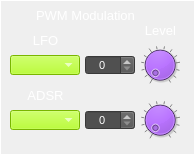
     <widget class="CustomFrame" name="frame_Osc1PwmMod">
      <property name="geometry">
       <rect>
        <x>550</x>
        <y>335</y>
        <width>195</width>
        <height>155</height>
       </rect>
      </property>
      <property name="styleSheet">
       <string notr="true">color: rgb(255, 255, 255);</string>
      </property>
      <property name="frameShape">
       <enum>QFrame::Panel</enum>
      </property>
      <property name="frameShadow">
       <enum>QFrame::Plain</enum>
      </property>
      <property name="midLineWidth">
       <number>1</number>
      </property>
      <widget class="CustomComboBox" name="comboBox_Osc1PwmModLFO">
       <property name="geometry">
        <rect>
         <x>10</x>
         <y>55</y>
         <width>70</width>
         <height>20</height>
        </rect>
       </property>
       <property name="font">
        <font>
         <pointsize>8</pointsize>
        </font>
       </property>
       <property name="focusPolicy">
        <enum>Qt::NoFocus</enum>
       </property>
       <property name="styleSheet">
        <string notr="true">selection-background-color: rgb(255, 0, 0);
border-color: rgb(0, 0, 0);
background-color: rgb(170, 255, 0);
</string>
       </property>
       <property name="currentText">
        <string/>
       </property>
       <property name="currentIndex">
        <number>-1</number>
       </property>
       <property name="maxVisibleItems">
        <number>4</number>
       </property>
      </widget>
      <widget class="CustomComboBox" name="comboBox_Osc1PwmModAdsr">
       <property name="geometry">
        <rect>
         <x>10</x>
         <y>110</y>
         <width>70</width>
         <height>20</height>
        </rect>
       </property>
       <property name="font">
        <font>
         <pointsize>8</pointsize>
        </font>
       </property>
       <property name="focusPolicy">
        <enum>Qt::NoFocus</enum>
       </property>
       <property name="styleSheet">
        <string notr="true">selection-background-color: rgb(255, 0, 0);
border-color: rgb(0, 0, 0);
background-color: rgb(170, 255, 0);
</string>
       </property>
       <property name="currentText">
        <string/>
       </property>
       <property name="currentIndex">
        <number>-1</number>
       </property>
       <property name="maxVisibleItems">
        <number>4</number>
       </property>
      </widget>
      <widget class="QLabel" name="label_49">
       <property name="geometry">
        <rect>
         <x>20</x>
         <y>30</y>
         <width>51</width>
         <height>21</height>
        </rect>
       </property>
       <property name="font">
        <font>
         <pointsize>10</pointsize>
        </font>
       </property>
       <property name="styleSheet">
        <string notr="true">color: rgb(255, 255, 255);</string>
       </property>
       <property name="text">
        <string>LFO</string>
       </property>
       <property name="alignment">
        <set>Qt::AlignCenter</set>
       </property>
      </widget>
      <widget class="QLabel" name="label_50">
       <property name="geometry">
        <rect>
         <x>10</x>
         <y>5</y>
         <width>151</width>
         <height>20</height>
        </rect>
       </property>
       <property name="font">
        <font>
         <pointsize>10</pointsize>
        </font>
       </property>
       <property name="styleSheet">
        <string notr="true">color: rgb(255, 255, 255);</string>
       </property>
       <property name="text">
        <string>PWM Modulation</string>
       </property>
       <property name="alignment">
        <set>Qt::AlignCenter</set>
       </property>
      </widget>
      <widget class="CustomDial" name="dial_Osc1PwmModLFOLevel">
       <property name="geometry">
        <rect>
         <x>140</x>
         <y>45</y>
         <width>40</width>
         <height>40</height>
        </rect>
       </property>
       <property name="focusPolicy">
        <enum>Qt::NoFocus</enum>
       </property>
       <property name="styleSheet">
        <string notr="true">background-color: rgb(170, 85, 255);</string>
       </property>
       <property name="maximum">
        <number>100</number>
       </property>
       <property name="value">
        <number>0</number>
       </property>
       <property name="wrapping">
        <bool>false</bool>
       </property>
       <property name="notchTarget">
        <double>8.000000000000000</double>
       </property>
       <property name="notchesVisible">
        <bool>true</bool>
       </property>
      </widget>
      <widget class="CustomDial" name="dial_Osc1PwmModAdsrLevel">
       <property name="geometry">
        <rect>
         <x>140</x>
         <y>100</y>
         <width>40</width>
         <height>40</height>
        </rect>
       </property>
       <property name="focusPolicy">
        <enum>Qt::NoFocus</enum>
       </property>
       <property name="styleSheet">
        <string notr="true">background-color: rgb(170, 85, 255);</string>
       </property>
       <property name="maximum">
        <number>100</number>
       </property>
       <property name="value">
        <number>0</number>
       </property>
       <property name="wrapping">
        <bool>false</bool>
       </property>
       <property name="notchTarget">
        <double>8.000000000000000</double>
       </property>
       <property name="notchesVisible">
        <bool>true</bool>
       </property>
      </widget>
      <widget class="QLabel" name="label_59">
       <property name="geometry">
        <rect>
         <x>20</x>
         <y>85</y>
         <width>51</width>
         <height>21</height>
        </rect>
       </property>
       <property name="font">
        <font>
         <pointsize>10</pointsize>
        </font>
       </property>
       <property name="styleSheet">
        <string notr="true">color: rgb(255, 255, 255);</string>
       </property>
       <property name="text">
        <string>ADSR</string>
       </property>
       <property name="alignment">
        <set>Qt::AlignCenter</set>
       </property>
      </widget>
      <widget class="QLabel" name="label_60">
       <property name="geometry">
        <rect>
         <x>135</x>
         <y>20</y>
         <width>51</width>
         <height>21</height>
        </rect>
       </property>
       <property name="font">
        <font>
         <pointsize>10</pointsize>
        </font>
       </property>
       <property name="styleSheet">
        <string notr="true">color: rgb(255, 255, 255);</string>
       </property>
       <property name="text">
        <string>Level</string>
       </property>
       <property name="alignment">
        <set>Qt::AlignCenter</set>
       </property>
      </widget>
      <widget class="QSpinBox" name="spinBox_Osc1PwmModLfoLevel">
       <property name="geometry">
        <rect>
         <x>85</x>
         <y>55</y>
         <width>50</width>
         <height>20</height>
        </rect>
       </property>
       <property name="font">
        <font>
         <pointsize>8</pointsize>
        </font>
       </property>
       <property name="focusPolicy">
        <enum>Qt::NoFocus</enum>
       </property>
       <property name="styleSheet">
        <string notr="true">background-color: rgb(80,80,80);
color: rgb(255, 255, 255);</string>
       </property>
       <property name="alignment">
        <set>Qt::AlignCenter</set>
       </property>
       <property name="readOnly">
        <bool>false</bool>
       </property>
       <property name="accelerated">
        <bool>true</bool>
       </property>
       <property name="maximum">
        <number>100</number>
       </property>
       <property name="value">
        <number>0</number>
       </property>
      </widget>
      <widget class="QSpinBox" name="spinBox_Osc1PwmModAdsrLevel">
       <property name="geometry">
        <rect>
         <x>85</x>
         <y>110</y>
         <width>50</width>
         <height>20</height>
        </rect>
       </property>
       <property name="font">
        <font>
         <pointsize>8</pointsize>
        </font>
       </property>
       <property name="focusPolicy">
        <enum>Qt::NoFocus</enum>
       </property>
       <property name="styleSheet">
        <string notr="true">background-color: rgb(80,80,80);
color: rgb(255, 255, 255);</string>
       </property>
       <property name="alignment">
        <set>Qt::AlignCenter</set>
       </property>
       <property name="readOnly">
        <bool>false</bool>
       </property>
       <property name="accelerated">
        <bool>true</bool>
       </property>
       <property name="maximum">
        <number>100</number>
       </property>
       <property name="value">
        <number>0</number>
       </property>
      </widget>
     </widget>
